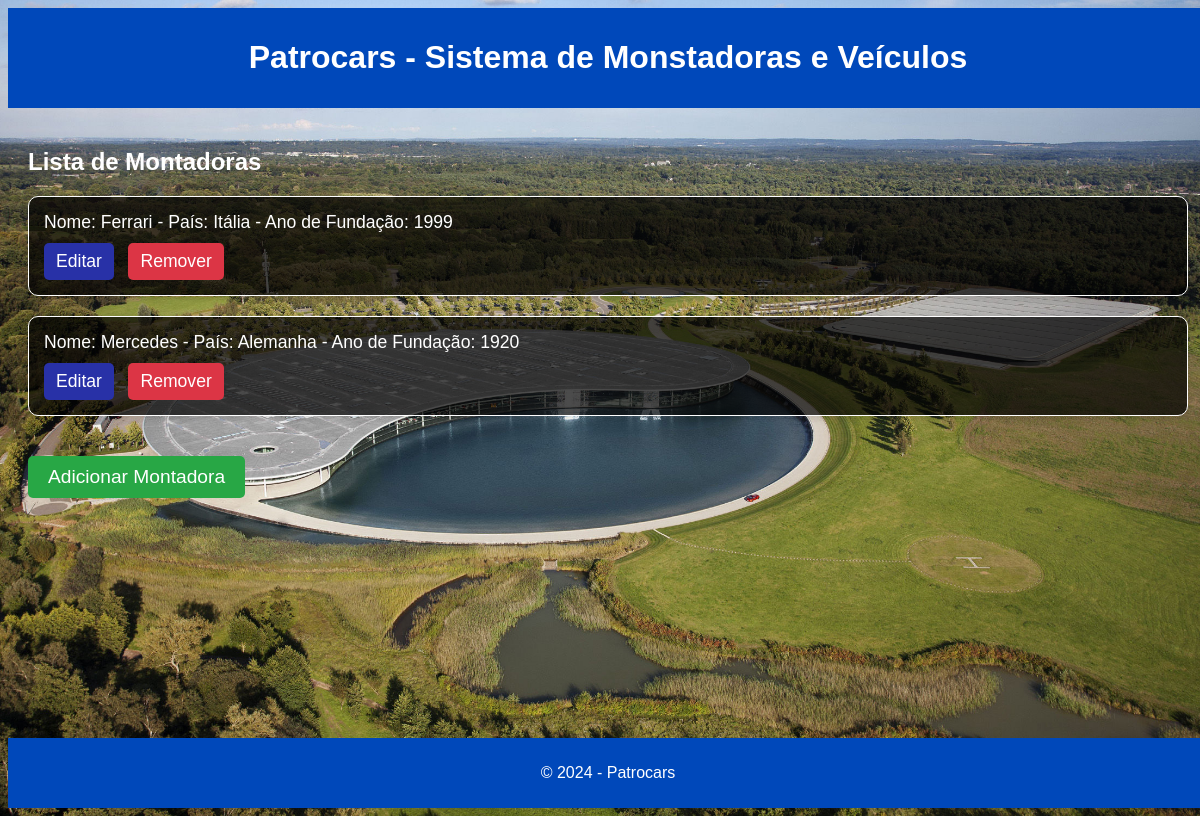
The app's page /montadoras/, older data.
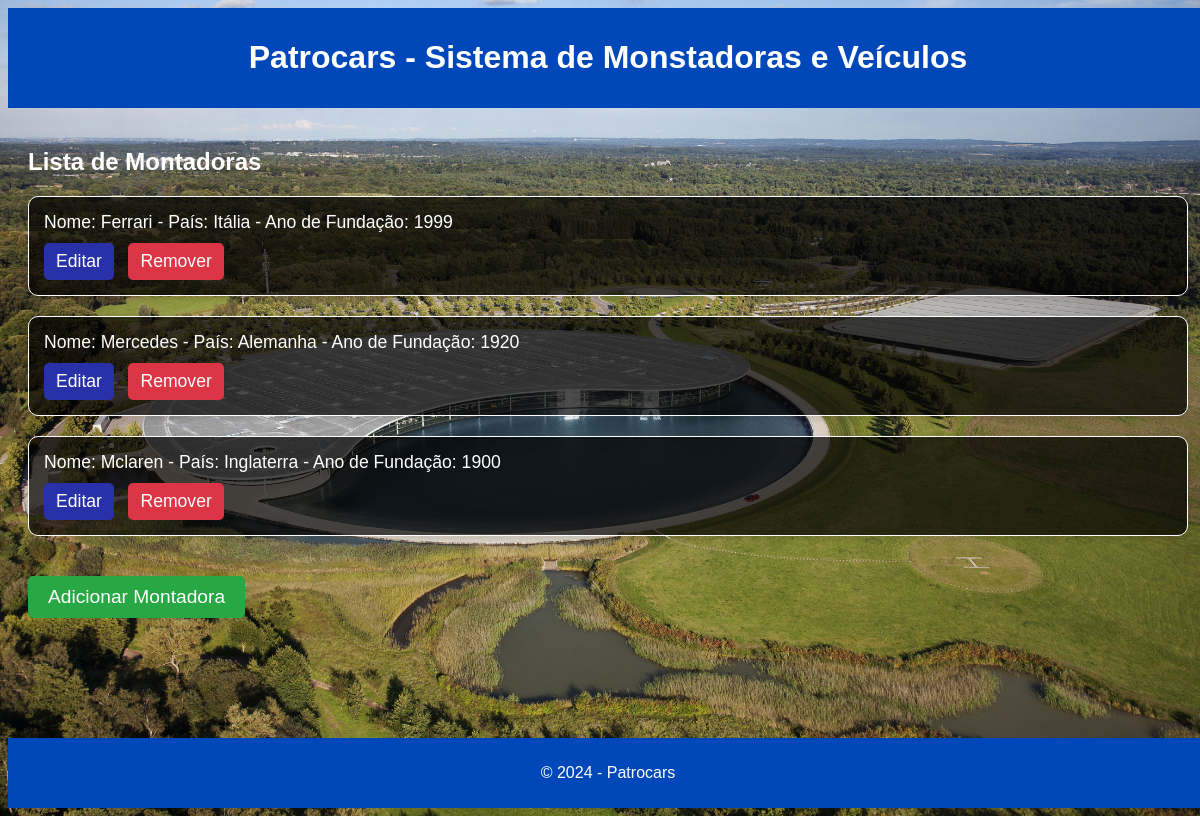
The same page, newer data.
### models/montadora_model.py (models this page shows)
class Montadora(Base):
    __tablename__ = "montadoras"
    id = Column(Integer, primary_key=True, index=True)
    nome = Column(String, index=True)
    pais = Column(String)
    ano_fundacao = Column(Integer)
    modelos = relationship("Modelo", back_populates="montadora")

### controllers/montadora_controller.py (the view)
@router.get("/montadoras/", response_class=HTMLResponse)
def listar_montadoras(request: Request, db: Session = Depends(get_db)):
    montadoras = db.query(Montadora).all()
    return templates.TemplateResponse("list_montadoras.html", {"request": request, "montadoras": montadoras})

### templates/list_montadoras.html (shortened to what this page needs)
{% extends "base.html" %}
{% block content %}
<h2>Lista de Montadoras</h2>
<div class="montadora-list">
    {% for montadora in montadoras %}
    <div class="montadora-container">
        <p>Nome: {{ montadora.nome }} - País: {{ montadora.pais }} - Ano de Fundação: {{ montadora.ano_fundacao }}</p>
        <a href="/montadoras/{{ montadora.id }}/edit" class="button-edit">Editar</a>
        <a href="/montadoras/{{ montadora.id }}/delete" class="button-remove">Remover</a>
    </div>
    {% endfor %}
</div>
<a href="/montadoras/add" class="button-add">Adicionar Montadora</a>
{% endblock %}

Row changes from the older to the newer data that the page shows:
added Montadora: nome "Mclaren", pais "Inglaterra", ano_fundacao "1900"
